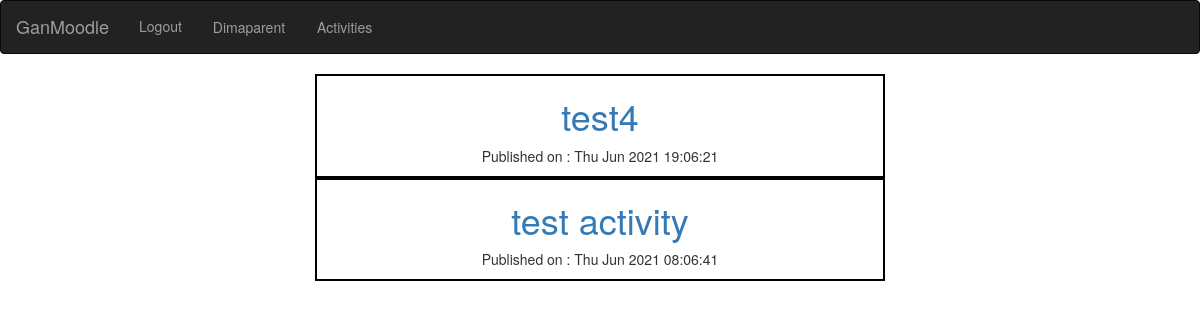
The page /activities/ (signed in) on the database its author committed.
### users/models.py (models this page shows)
class User(AbstractUser):
    is_admin = models.BooleanField(default=False)
    is_manager = models.BooleanField(default=False)
    is_parent = models.BooleanField(default=False)
    first_name = models.CharField(max_length=100)
    last_name = models.CharField(max_length=100)
    phone_number = models.CharField(max_length=10)
    gangroups = models.ManyToManyField(GanGroup)
    profile_pic = models.ImageField(upload_to='profilepics',null=True,blank=True)

### activities/models.py (models this page shows, shortened)
class Activity(models.Model):
    auther = models.ForeignKey("users.Manager",on_delete=models.CASCADE)
    title = models.CharField(max_length=200)
    text = models.TextField()
    created_date = models.DateTimeField(default=timezone.now)
    published_date = models.DateTimeField(blank=True,null=True)

### activities/views.py (the view)
# urls.py: path('',views.ActivitiyListView.as_view(),name='activity_list'),
class ActivitiyListView(ListView):
    model = Activity
    def get_queryset(self):
        return Activity.objects.filter(published_date__lte=timezone.now()).order_by('-published_date')
    def get_context_data(self, **kwargs):
        context = super().get_context_data(**kwargs)
        userGroups = self.request.user.gangroups.all()
        context['userGroups'] = userGroups
        activityAutherGroup = Activity.objects.all()
        return context

### templates/activities/activity_list.html (shortened to what this page needs)
{% load widget_tweaks %}
<!DOCTYPE html>
<html lang="en">
<head>
    <link rel="stylesheet" href="https://maxcdn.bootstrapcdn.com/bootstrap/3.3.7/css/bootstrap.min.css">
</head>
<body>
  <nav class="navbar navbar-inverse  ">
    <div class="container-fluid">
  <div class="navbar-header">
    <a class="navbar-brand" href="{% url 'homepage' %}">GanMoodle</a>
  </div>
  <div class="collapse navbar-collapse" id="bs-example-navbar-collapse-1">
    <ul class="nav navbar-nav ">
      {% if user.is_authenticated %}
        <li class="nav-item">
          <a class="nav-link" href="{% url 'logout' %}">Logout</a>
        </li>
        <li class="nav-item">
          <a class="btn btn-outline-primary" href="{% url 'profile' %}">{{user.username|title}}</a>
        </li>
        <li class="nav-item">
          <a class="btn btn-outline-primary" href="{% url 'activity_list' %}">Activities</a>
        </li>
      {% else %}
      <li><a href="{% url 'register' %}">Sign up </a></li>
      <li ><a  href="{% url 'login' %}">Sign in</a></li>
      {% endif %}
    </ul>
    </div>
  </div>
  </nav>
  <div class="container">
  <div class="centerstage">
    {% for activity in activity_list %}
      {% if activity.auther.user.gangroups.all.0 == userGroups.0  %}
    <div class="activity">
        <h1><a href="{% url 'activity_detail' pk=activity.pk %}">{{activity.title}} </a></h1>
        <div class="date">
            <p>Published on : {{activity.published_date|date:"D M Y H:m:s"}}</p>
        </div>
    </div>
    {% endif %}
    {% endfor %}
</div>
</div>

### templates/activities/activity_list.html (style rules this page uses)
.container { width: 50%; text-align: center; }
.activity { border: 2px solid black; width: 100%; }

### rows shown on the page
User: username "Dimaparent"
Activity: title "test4", published_date "Thu Jun 2021 19:06:21"
Activity: title "test activity", published_date "Thu Jun 2021 08:06:41"
